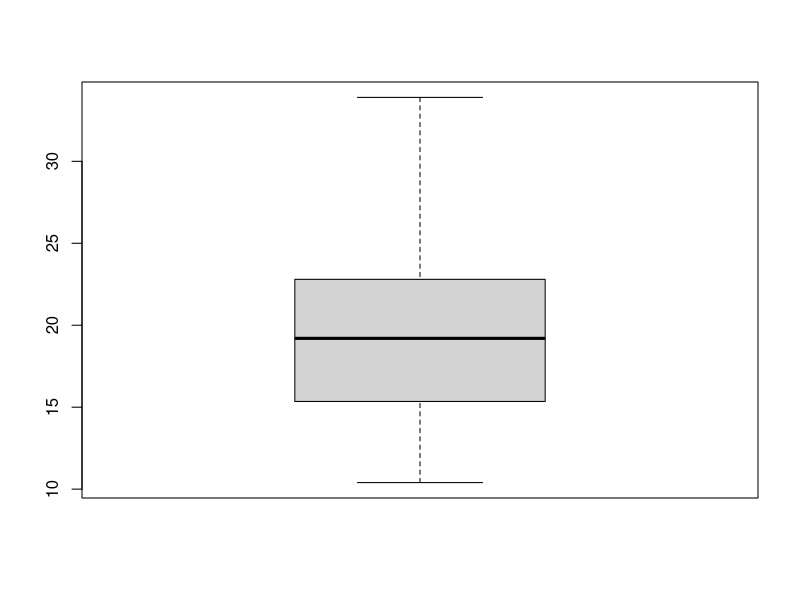
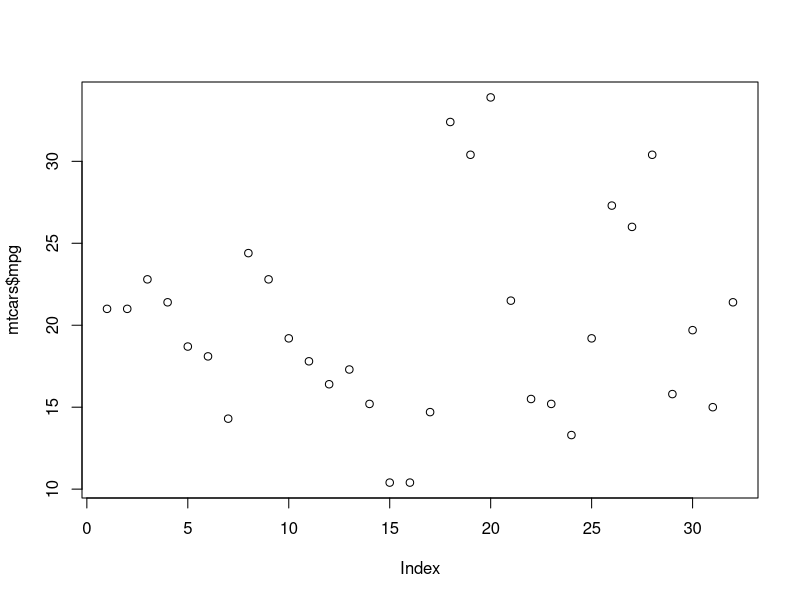

Source code (R) for these figures, in order:
mtcars
summary(mtcars)
sd(mtcars$mpg)
max(mtcars$mpg)
min(mtcars$mpg)
mean(mtcars$mpg)

boxplot(mtcars$mpg)
plot(mtcars$mpg)
